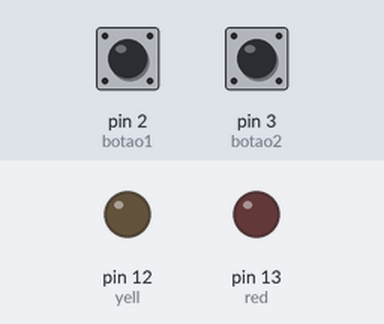
Bench run of a sketch on a simulated Arduino Uno, built with avr-gcc and run on an emulated ATmega328P. On the bench: output pins drawn as LEDs (lit = HIGH). The test bench sets the inputs (shaded band); at power-on: pin 2 (botao1) LOW, pin 3 (botao2) LOW.

Above: at 1.2 s.
1.3 s: pin 2 (botao1) pulled HIGH for 0.15 s
At 2.7 s:
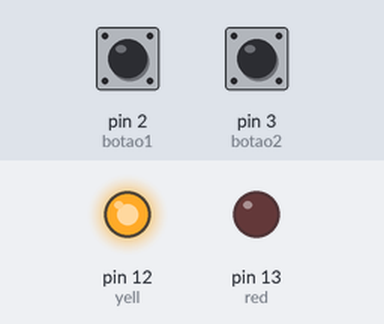
Timing chart, 0 to 4.3 s (numbered marks = the images above; inputs shaded):
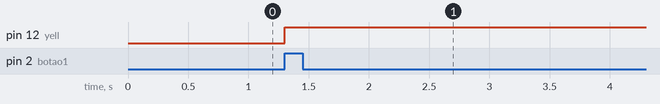

The sketch:

Quest_o2.ino
```cpp
/* ************************************************************************

Colégio SATC
Curso Técnico em Informática
Disciplina: Sistemas Embarcados
Turma: 1137
Professor: Marcos Antonio Jeremias Coelho

Aluno(a): Maria Joana Apolinario Ceron
Aluno(a): Kauã Wanderlind Frassetto
Data: 22/06/2023

************************************************************************ */

const int botao1 = 2;                         // definindo pinos e constantes
const int botao2 = 3;

const int red = 13;
const int yell = 12;

int cont = 0;                                  // definindo contador.
int aux = 0;                                   // definindo auxiliar para que o botão conte 1 por clique.
int pare = 0;                                  // definindo auxiliar para poder parar a contagem
int start = 0;                                 // definindo auxiliar para só começar a contar quando o botao2 (que liga a esteira) for pressionado

void setup() {
  pinMode(botao1, INPUT);                     // definindo entradas
  pinMode(botao2, INPUT);                     // definindo entradas
  pinMode(red, OUTPUT);                       // definindo saídas
  pinMode(yell, OUTPUT);                      // definindo saídas
}

void loop() {

  bool a = digitalRead(botao1);                     // definindo variaveis locais
  bool b = digitalRead(botao2);

  if (a == 1){
    digitalWrite(yell, 1);
    start = 1;}

  if (b == 1){                                        // definindo contador, ultilizando auxiliar
   if (start == 1){
    if (aux == 0){
      if (pare == 0){
      cont++;
      aux = 1;
    }
  }
 }
}
  else
    aux = 0;
Serial.println(cont);


  if (cont >= 60){                            // definindo condição de contagem de 1 para 1 ate 60
    pare = 1;
    cont = 0;
    digitalWrite(yell, 0);
    digitalWrite(red, 1);
    delay(1000);
    digitalWrite(red, 0);}

  if ((a == 1) && (pare == 1)){               // definindo reinicio com o auxiliar pare
    pare = 0;
    digitalWrite(yell, 1);}


Serial.println(cont);

}
```

Measured:
- after the input at 1.3 s, pin 12 (yell): LOW → HIGH at once
